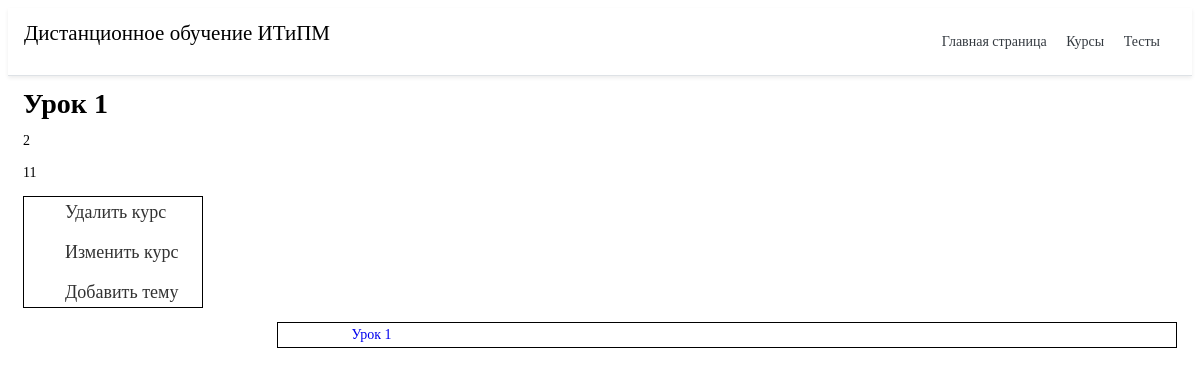
The page /course/14/ on the database its author committed.
### cours/models.py (models this page shows, shortened)
class CoueseTable(models.Model):
    title = models.CharField('Название курса', max_length=75)
    task = models.TextField('Описание курса', max_length=250)
    teache = models.CharField('Преподаватель', max_length=50)
    class Meta:
        verbose_name = 'Курс'
        verbose_name_plural = 'Курсы'

class TopicTable(models.Model):
    title = models.CharField('Название темы', max_length=75)
    task = models.TextField('Описание темы', max_length=250)
    id_course = models.ForeignKey(CoueseTable, on_delete=models.CASCADE)
    class Meta:
        verbose_name = 'Тему'
        verbose_name_plural = 'Темы'

### cours/views.py (the view)
# urls.py: path('<int:pk>/', views.detail, name='datail'),
def detail(request, pk):
    ku = list(CoueseTable.objects.filter(id=pk).values())
    top = TopicTable.objects.filter(id_course=pk)
    return render(request, 'cours/datail.html', {'post': ku[0], 'top': top, 'pk': pk})

### cours/templates/cours/datail.html (shortened to what this page needs)
{% extends 'main/base.html' %}
{% block content %}
<h1>{{ post.title }}</h1>
<p>{{ post.task }}</p>
<p>{{post.teache }}</p>
<div class="menu_gl">
	<ul class="menu">
		<li><a href="{% url 'delete' pk %}">Удалить курс</a></li>
		<li><a href="{% url 'update' pk %}">Изменить курс</a></li>
		<li><a href="{% url 'newtopic' pk %}">Добавить тему</a></li>
	</ul>
</div>
<div class="co">
		<table class="iksweb">
			<tbody>
          {% if top %}
    {% for el in top %}
				<tr>
					<td class="table_na"><a href="{% url 'top_datail' pk el.id %}">{{ el.title }}</a></td>
					<td class="table_na"></td>
				</tr>
		{%endfor%}
			</tbody>
		</table>
   {% else %}
   <p>Вы не добавили темы</p>
   {%endif%}
   {% endblock %}

### main/static/main/css/style.css (style rules this page uses)
a { text-decoration: none; display: inline-block; }
body { font-family: 'PT Serif', serif; font-weight: 400; font-size: 14px; line-height: 18px; color: #000; background-color: #fff; }
.menu { border: 1px solid #000; max-width: 150px; }
.iksweb { border: 1px solid #000; max-width: 100%; float: right; width: 900px; }
.iksweb td { padding-left: 8%; }
.menu li { display: inline-block; }
.menu a { color: #323232; font-size: 18px; line-height: 28px; border: 1px solid transparent; transition: ALL .3s; }
.menu li+li { padding-top: 10px; }
.menu_gl { width: 180px; }

### rows shown on the page
CoueseTable: title "Урок 1", task "2", teache "11"
TopicTable: title "Урок 1"
